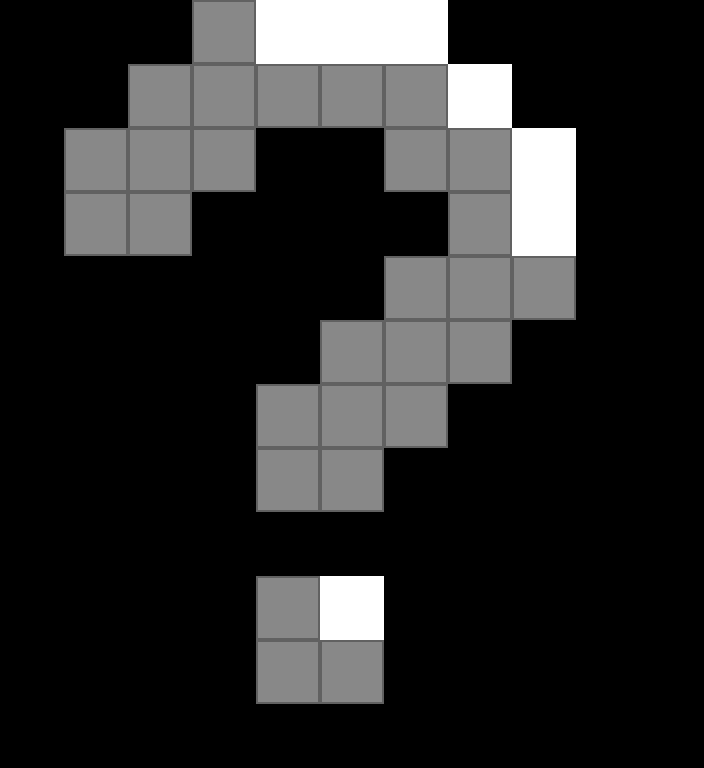

Tiled map render using the project's own tile images. Description and the whole map definition, tile-layer contents included, below:
An orthogonal 11x12 tile map with 64x64 px tiles, 1 tile layer (QM).

<map version="1.8" tiledversion="1.8.1" orientation="orthogonal" renderorder="right-down" width="11" height="12" tilewidth="64" tileheight="64" infinite="0" nextlayerid="77" nextobjectid="1">
 <editorsettings>
  <export target="../../../www/data/question.json" format="json" />
 </editorsettings>
 <properties>
  <property name="coverID" type="int" value="0" />
  <property name="iconURL" value="" />
  <property name="sectionName" value="Shapes" />
 </properties>
 <tileset firstgid="1" source="../tilesets/spadersTileset.tsx" />
 <layer id="76" name="QM" width="11" height="12">
  <properties>
   <property name="autoPlaceBlockers" type="int" value="2" />
   <property name="i" type="int" value="10" />
   <property name="j" type="int" value="12" />
   <property name="padding-bottom" type="int" value="2" />
   <property name="padding-left" type="int" value="2" />
   <property name="padding-right" type="int" value="2" />
   <property name="padding-top" type="int" value="2" />
   <property name="startI" type="int" value="0" />
   <property name="startJ" type="int" value="0" />
   <property name="tier" type="int" value="0" />
  </properties>
  <data encoding="csv">
0,0,0,11,9,9,9,0,0,0,0,
0,0,11,11,11,11,11,9,0,0,0,
0,11,11,11,0,0,11,11,9,0,0,
0,11,11,0,0,0,0,11,9,0,0,
0,0,0,0,0,0,11,11,11,0,0,
0,0,0,0,0,11,11,11,0,0,0,
0,0,0,0,11,11,11,0,0,0,0,
0,0,0,0,11,11,0,0,0,0,0,
0,0,0,0,0,0,0,0,0,0,0,
0,0,0,0,11,9,0,0,0,0,0,
0,0,0,0,11,11,0,0,0,0,0,
0,0,0,0,0,0,0,0,0,0,0
</data>
 </layer>
</map>
